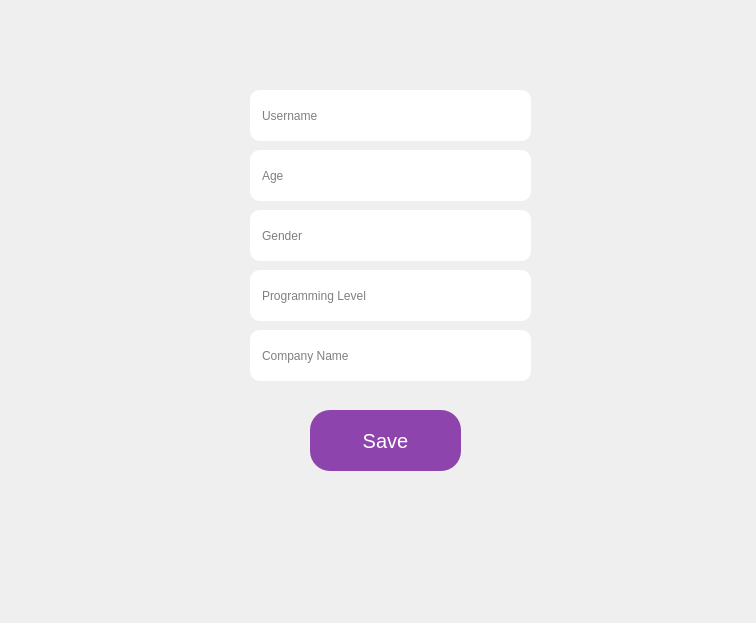
<?xml version="1.0" encoding="UTF-8"?>
<ui version="4.0">
 <class>devProfile</class>
 <widget class="QWidget" name="devProfile">
  <property name="geometry">
   <rect>
    <x>0</x>
    <y>0</y>
    <width>756</width>
    <height>623</height>
   </rect>
  </property>
  <property name="windowTitle">
   <string>Редактирование профиля</string>
  </property>
  <widget class="QLineEdit" name="nameEdit">
   <property name="geometry">
    <rect>
     <x>250</x>
     <y>90</y>
     <width>281</width>
     <height>51</height>
    </rect>
   </property>
   <property name="styleSheet">
    <string notr="true">
                    QLineEdit {
                    border-radius: 10px;
                    padding: 10px;
                    }
                </string>
   </property>
   <property name="text">
    <string/>
   </property>
   <property name="placeholderText">
    <string>Username</string>
   </property>
  </widget>
  <widget class="QLineEdit" name="ageEdit_2">
   <property name="geometry">
    <rect>
     <x>250</x>
     <y>150</y>
     <width>281</width>
     <height>51</height>
    </rect>
   </property>
   <property name="styleSheet">
    <string notr="true">
                    QLineEdit {
                    border-radius: 10px;
                    padding: 10px;
                    }
                </string>
   </property>
   <property name="text">
    <string/>
   </property>
   <property name="placeholderText">
    <string>Age</string>
   </property>
  </widget>
  <widget class="QLineEdit" name="genderEdit">
   <property name="geometry">
    <rect>
     <x>250</x>
     <y>210</y>
     <width>281</width>
     <height>51</height>
    </rect>
   </property>
   <property name="styleSheet">
    <string notr="true">
                    QLineEdit {
                    border-radius: 10px;
                    padding: 10px;
                    }
                </string>
   </property>
   <property name="text">
    <string/>
   </property>
   <property name="placeholderText">
    <string>Gender</string>
   </property>
  </widget>
  <widget class="QLineEdit" name="levelEdit">
   <property name="geometry">
    <rect>
     <x>250</x>
     <y>270</y>
     <width>281</width>
     <height>51</height>
    </rect>
   </property>
   <property name="styleSheet">
    <string notr="true">
                    QLineEdit {
                    border-radius: 10px;
                    padding: 10px;
                    }
                </string>
   </property>
   <property name="text">
    <string/>
   </property>
   <property name="placeholderText">
    <string>Programming Level</string>
   </property>
  </widget>
  <widget class="QLineEdit" name="companyEdit">
   <property name="geometry">
    <rect>
     <x>250</x>
     <y>330</y>
     <width>281</width>
     <height>51</height>
    </rect>
   </property>
   <property name="styleSheet">
    <string notr="true">
                    QLineEdit {
                    border-radius: 10px;
                    padding: 10px;
                    }
                </string>
   </property>
   <property name="text">
    <string/>
   </property>
   <property name="placeholderText">
    <string>Company Name</string>
   </property>
  </widget>
  <widget class="QLabel" name="backgroundLabel">
   <property name="geometry">
    <rect>
     <x>0</x>
     <y>0</y>
     <width>851</width>
     <height>631</height>
    </rect>
   </property>
   <property name="styleSheet">
    <string notr="true">  QPushButton {
          border-radius: 20px;
      }</string>
   </property>
   <property name="pixmap">
    <pixmap>Images/background.png</pixmap>
   </property>
   <property name="scaledContents">
    <bool>true</bool>
   </property>
  </widget>
  <widget class="QPushButton" name="saveButton">
   <property name="geometry">
    <rect>
     <x>310</x>
     <y>410</y>
     <width>151</width>
     <height>61</height>
    </rect>
   </property>
   <property name="font">
    <font>
     <pointsize>15</pointsize>
    </font>
   </property>
   <property name="styleSheet">
    <string notr="true"> QPushButton {
                    background-color: #8E44AD;
                    color: white;
                    border-radius: 20px;
                    padding: 10px;
                    }
                    QPushButton:hover {
                    background-color: #E67E22;
                    }</string>
   </property>
   <property name="text">
    <string>Save</string>
   </property>
  </widget>
  <zorder>backgroundLabel</zorder>
  <zorder>nameEdit</zorder>
  <zorder>ageEdit_2</zorder>
  <zorder>genderEdit</zorder>
  <zorder>levelEdit</zorder>
  <zorder>companyEdit</zorder>
  <zorder>saveButton</zorder>
 </widget>
 <resources/>
 <connections/>
</ui>
